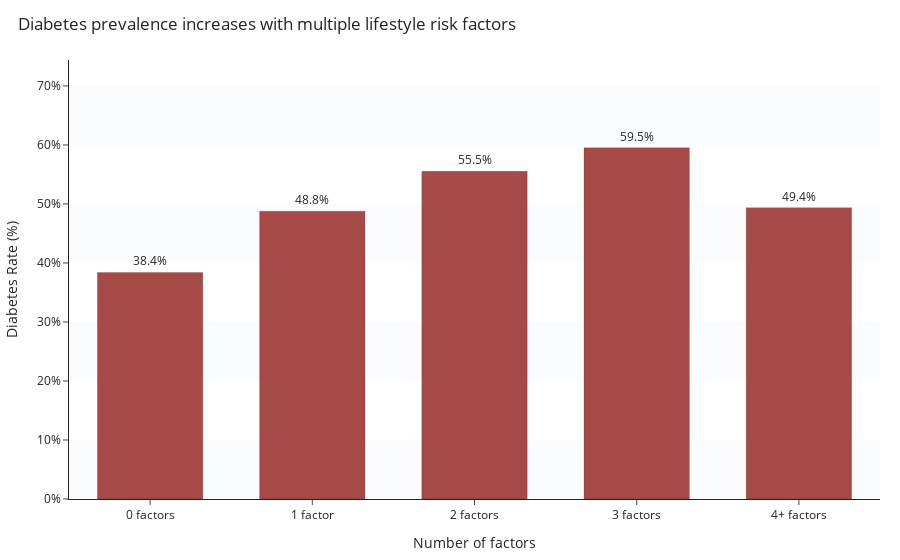

Notebook code cell kept with this figure:
### Markdown cell above
### Diabetes prevalence increases with multiple lifestyle risk factors
*Count lifestyle risks per person (smoking, inactivity, low fruit/veg, heavy alcohol), compute diabetes prevalence for 0,1,2,3,4+ factors, and plot a clean bar chart (with soft bands) to show the increase in prevalence as risks accumulate.*

### Code cell
df = df_brfss.copy()
cols = {
    "smoke":    ("smoker",            1),
    "inactive": ("physactivity",      0),
    "lowfruit": ("fruits",            0),
    "lowveg":   ("veggies",           0),
    "heavyalc": ("hvyalcoholconsump", 1),
}

rb = pd.DataFrame(index=df.index)
for new, (col, risky) in cols.items():
    if col in df.columns:
        rb[new] = (pd.to_numeric(df[col], errors="coerce") == risky).astype(int)

if rb.shape[1] == 0:
    rb["none"] = 0  

df["risk_behaviors"] = rb.sum(axis=1).fillna(0).astype(int)

order = ["0 factors","1 factor","2 factors","3 factors","4+ factors"]
labels = lambda k: "4+ factors" if k >= 4 else f"{k} factor{'s' if k != 1 else ''}"

prev_rb = (df.assign(diabetes_binary=(pd.to_numeric(df["diabetes_binary"], errors="coerce") == 1).astype(float))
             .groupby("risk_behaviors", as_index=False)["diabetes_binary"].mean()
             .rename(columns={"diabetes_binary":"prevalence"}))

prev_rb["group"] = prev_rb["risk_behaviors"].map(labels)
prev_rb = (prev_rb.groupby("group", as_index=False)["prevalence"].mean())
prev_rb["group"] = pd.Categorical(prev_rb["group"], categories=order, ordered=True)
prev_rb = prev_rb.sort_values("group")

# Plot
ymax = min(1.0, max(0.05, float(prev_rb["prevalence"].max()) * 1.25))
step = 0.10

fig = go.Figure(go.Bar(
    x=prev_rb["group"].astype(str),
    y=prev_rb["prevalence"],
    text=(prev_rb["prevalence"]*100).round(1).astype(str) + "%",
    textposition="outside",
    marker=dict(color="#a64a47", line=dict(width=1, color="rgba(0,0,0,0.15)")),
    hovertemplate="<b>%{x}</b><br>Diabetes rate: %{y:.1%}<extra></extra>",
    cliponaxis=False
))

for i, y0 in enumerate(np.arange(0, ymax, step)):
    if i % 2 == 0:
        fig.add_hrect(y0=y0, y1=min(y0+step, ymax),
                      fillcolor="#F2F4F7", line_width=0, layer="below")

fig.update_layout(
    title=dict(text="Diabetes prevalence increases with multiple lifestyle risk factors", x=0.02),
    template="simple_white",
    bargap=0.35, showlegend=False,
    margin=dict(l=60, r=20, t=60, b=60),
    xaxis=dict(title="Number of factors", categoryorder="array",
               categoryarray=order, showgrid=False),
    yaxis=dict(title="Diabetes Rate (%)", tickformat=".0%", dtick=0.10,
               range=[0, ymax], showgrid=False),
    uniformtext_minsize=10, uniformtext_mode="hide",
    paper_bgcolor="white", plot_bgcolor="white"
)

fig.show()

### Figure 1 — Plotly figure (JSON) as saved in the notebook; plotly's stock layout.template omitted (floating-point values rounded to 4 significant figures)
{"data": [{"cliponaxis": false, "hovertemplate": "<b>%{x}</b><br>Diabetes rate: %{y:.1%}<extra></extra>", "marker": {"color": "#a64a47", "line": {"color": "rgba(0,0,0,0.15)", "width": 1}}, "text": ["38.4%", "48.8%", "55.5%", "59.5%", "49.4%"], "textposition": "outside", "type": "bar", "x": ["0 factors", "1 factor", "2 factors", "3 factors", "4+ factors"], "y": [0.3839, 0.4878, 0.5554, 0.5951, 0.4937]}], "layout": {"bargap": 0.35, "margin": {"b": 60, "l": 60, "r": 20, "t": 60}, "paper_bgcolor": "white", "plot_bgcolor": "white", "shapes": [{"fillcolor": "#F2F4F7", "layer": "below", "line": {"width": 0}, "type": "rect", "x0": 0, "x1": 1, "xref": "x domain", "y0": 0, "y1": 0.1, "yref": "y"}, {"fillcolor": "#F2F4F7", "layer": "below", "line": {"width": 0}, "type": "rect", "x0": 0, "x1": 1, "xref": "x domain", "y0": 0.2, "y1": 0.3, "yref": "y"}, {"fillcolor": "#F2F4F7", "layer": "below", "line": {"width": 0}, "type": "rect", "x0": 0, "x1": 1, "xref": "x domain", "y0": 0.4, "y1": 0.5, "yref": "y"}, {"fillcolor": "#F2F4F7", "layer": "below", "line": {"width": 0}, "type": "rect", "x0": 0, "x1": 1, "xref": "x domain", "y0": 0.6, "y1": 0.7, "yref": "y"}], "showlegend": false, "title": {"text": "Diabetes prevalence increases with multiple lifestyle risk factors", "x": 0.02}, "uniformtext": {"minsize": 10, "mode": "hide"}, "xaxis": {"categoryarray": ["0 factors", "1 factor", "2 factors", "3 factors", "4+ factors"], "categoryorder": "array", "showgrid": false, "title": {"text": "Number of factors"}}, "yaxis": {"dtick": 0.1, "range": [0, 0.7439], "showgrid": false, "tickformat": ".0%", "title": {"text": "Diabetes Rate (%)"}}}}
